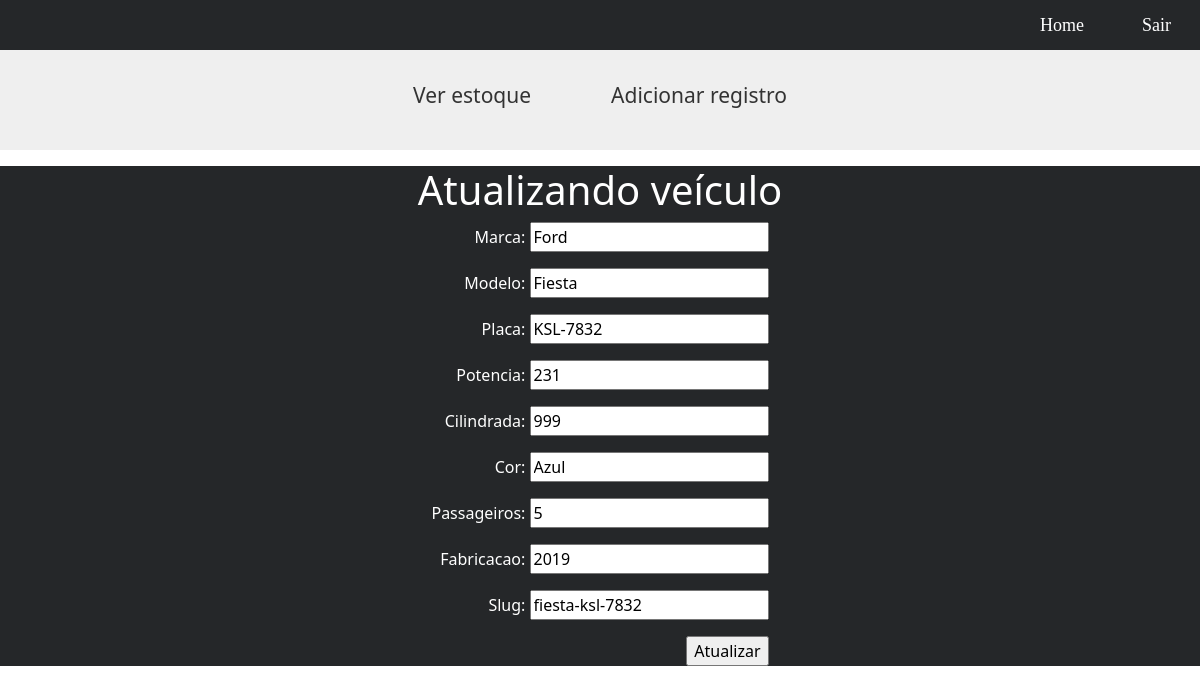
/concessionaria/manage/atualizar-registro/27 (signed in), run on an earlier commit of the app's database.
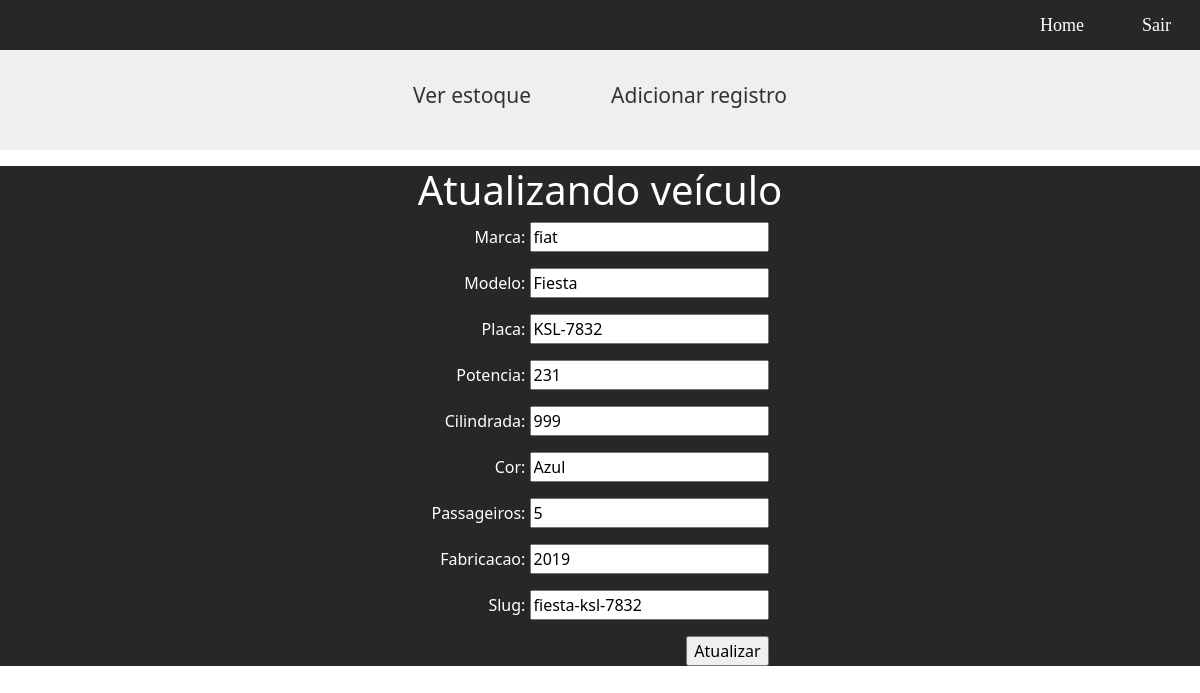
And on a later commit of the database.
### carros/models.py (models this page shows, shortened)
class Carro(models.Model):
    marca = models.CharField(max_length=255)
    modelo = models.CharField(max_length=255)
    slug = models.SlugField(max_length=255, unique=True)
    placa = models.CharField(max_length=8, unique=True)
    potencia = models.IntegerField()
    cilindrada = models.CharField(max_length=4)
    cor = models.CharField(max_length=30)
    passageiros = models.IntegerField()
    publicacao = models.DateTimeField(auto_now_add=True)
    fabricacao = models.IntegerField()

### carros/views.py (the view)
# urls.py: path('manage/atualizar-registro/<int:id>', views.editarVeiculo, name='atualizar'),
@login_required
def editarVeiculo(request, id):
    edit = get_object_or_404(Carro, pk=id)
    form = CarForm(instance=edit)
    if(request.method == 'POST'):
        form = CarForm(request.POST, instance=edit)
        if form.is_valid():
            edit.save()
            return redirect('/')
        else:
            return render(request, 'atualizar.html',{'form': form, 'edit':edit})
    else:
        return render(request, 'atualizar.html',{'form': form, 'edit':edit})

### carros/forms.py
class CarForm(forms.ModelForm):
    class Meta:
        model = Carro
        fields = ('marca', 'modelo', 'placa', 'potencia', 'cilindrada', 'cor', 'passageiros', 'fabricacao', 'slug')

### carros/templates/atualizar.html (shortened to what this page needs)
{% extends 'base.html' %}
{% block content %}
<div id="header">
    <a style="cursor: pointer; padding: 0 30px" href="/concessionaria">Ver estoque</a>
    <a style="cursor: pointer; padding: 0 30px; margin-left: 20px" href="/concessionaria/manage/adicionar-registro">Adicionar
        registro</a>
</div>
<div id="form">
    <h1>Atualizando veículo</h1>
    <form method='POST'>
        {{ form.as_p }}
        <input type="submit" value="Atualizar">
    </form>
</div>
{% endblock %}

What changed in the data, as far as the page shows it:
changed Carro "Fiesta": marca "Ford" → "fiat"
